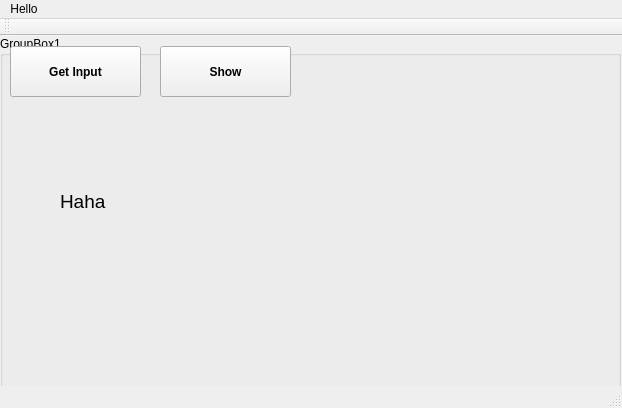
<?xml version="1.0" encoding="UTF-8"?>
<ui version="4.0">
 <class>GTermMainWindow</class>
 <widget class="QMainWindow" name="GTermMainWindow">
  <property name="geometry">
   <rect>
    <x>0</x>
    <y>0</y>
    <width>622</width>
    <height>408</height>
   </rect>
  </property>
  <property name="maximumSize">
   <size>
    <width>1080</width>
    <height>1920</height>
   </size>
  </property>
  <property name="windowTitle">
   <string>GTerm Music Player</string>
  </property>
  <widget class="QWidget" name="centralwidget">
   <property name="maximumSize">
    <size>
     <width>1080</width>
     <height>1920</height>
    </size>
   </property>
   <widget class="QGroupBox" name="groupBox">
    <property name="geometry">
     <rect>
      <x>0</x>
      <y>0</y>
      <width>621</width>
      <height>371</height>
     </rect>
    </property>
    <property name="title">
     <string>GroupBox1</string>
    </property>
    <widget class="QPushButton" name="pushButton">
     <property name="geometry">
      <rect>
       <x>10</x>
       <y>10</y>
       <width>131</width>
       <height>51</height>
      </rect>
     </property>
     <property name="font">
      <font>
       <bold>true</bold>
      </font>
     </property>
     <property name="text">
      <string>Get Input</string>
     </property>
    </widget>
    <widget class="QPushButton" name="pushButton_2">
     <property name="geometry">
      <rect>
       <x>160</x>
       <y>10</y>
       <width>131</width>
       <height>51</height>
      </rect>
     </property>
     <property name="font">
      <font>
       <bold>true</bold>
      </font>
     </property>
     <property name="text">
      <string>Show</string>
     </property>
    </widget>
    <widget class="QLabel" name="label">
     <property name="geometry">
      <rect>
       <x>60</x>
       <y>150</y>
       <width>91</width>
       <height>31</height>
      </rect>
     </property>
     <property name="font">
      <font>
       <pointsize>14</pointsize>
      </font>
     </property>
     <property name="text">
      <string>Haha</string>
     </property>
    </widget>
   </widget>
  </widget>
  <widget class="QMenuBar" name="menubar">
   <property name="geometry">
    <rect>
     <x>0</x>
     <y>0</y>
     <width>622</width>
     <height>22</height>
    </rect>
   </property>
   <widget class="QMenu" name="menuHello">
    <property name="title">
     <string>Hello</string>
    </property>
    <addaction name="separator"/>
    <addaction name="separator"/>
    <addaction name="actionAbout"/>
   </widget>
   <addaction name="menuHello"/>
  </widget>
  <widget class="QStatusBar" name="statusbar"/>
  <widget class="QToolBar" name="toolBar">
   <property name="windowTitle">
    <string>toolBar</string>
   </property>
   <attribute name="toolBarArea">
    <enum>TopToolBarArea</enum>
   </attribute>
   <attribute name="toolBarBreak">
    <bool>false</bool>
   </attribute>
  </widget>
  <action name="actionAbout">
   <property name="text">
    <string>About</string>
   </property>
  </action>
 </widget>
 <resources/>
 <connections>
  <connection>
   <sender>pushButton</sender>
   <signal>clicked()</signal>
   <receiver>groupBox</receiver>
   <slot>show()</slot>
   <hints>
    <hint type="sourcelabel">
     <x>94</x>
     <y>79</y>
    </hint>
    <hint type="destinationlabel">
     <x>424</x>
     <y>137</y>
    </hint>
   </hints>
  </connection>
  <connection>
   <sender>pushButton</sender>
   <signal>clicked()</signal>
   <receiver>label</receiver>
   <slot>close()</slot>
   <hints>
    <hint type="sourcelabel">
     <x>117</x>
     <y>82</y>
    </hint>
    <hint type="destinationlabel">
     <x>95</x>
     <y>202</y>
    </hint>
   </hints>
  </connection>
  <connection>
   <sender>actionAbout</sender>
   <signal>triggered()</signal>
   <receiver>groupBox</receiver>
   <slot>close()</slot>
   <hints>
    <hint type="sourcelabel">
     <x>-1</x>
     <y>-1</y>
    </hint>
    <hint type="destinationlabel">
     <x>310</x>
     <y>219</y>
    </hint>
   </hints>
  </connection>
 </connections>
 <slots>
  <signal>signal1()</signal>
  <slot>slot1()</slot>
 </slots>
</ui>
